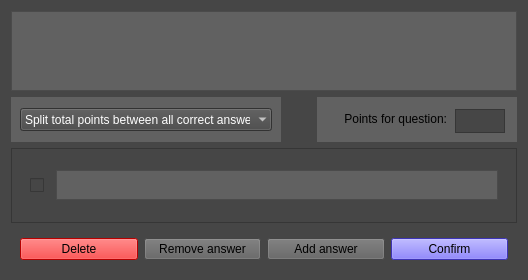
<?xml version="1.0" encoding="UTF-8"?>
<ui version="4.0">
 <class>Form</class>
 <widget class="QWidget" name="Form">
  <property name="geometry">
   <rect>
    <x>0</x>
    <y>0</y>
    <width>528</width>
    <height>280</height>
   </rect>
  </property>
  <property name="sizePolicy">
   <sizepolicy hsizetype="Minimum" vsizetype="Preferred">
    <horstretch>0</horstretch>
    <verstretch>0</verstretch>
   </sizepolicy>
  </property>
  <property name="minimumSize">
   <size>
    <width>0</width>
    <height>280</height>
   </size>
  </property>
  <property name="maximumSize">
   <size>
    <width>1500000</width>
    <height>1500000</height>
   </size>
  </property>
  <property name="windowTitle">
   <string>Form</string>
  </property>
  <property name="styleSheet">
   <string notr="true">background-color: rgb(70, 70, 70);
border-color: rgb(192, 192, 192);</string>
  </property>
  <layout class="QVBoxLayout" name="verticalLayout">
   <item>
    <layout class="QVBoxLayout" name="main_area">
     <item>
      <widget class="QTextEdit" name="textEdit">
       <property name="maximumSize">
        <size>
         <width>16777215</width>
         <height>80</height>
        </size>
       </property>
       <property name="styleSheet">
        <string notr="true">background-color: rgb(97, 97, 97);</string>
       </property>
       <property name="lineWidth">
        <number>0</number>
       </property>
      </widget>
     </item>
     <item>
      <layout class="QHBoxLayout" name="horizontalLayout_2">
       <item>
        <widget class="QWidget" name="widget_3" native="true">
         <property name="sizePolicy">
          <sizepolicy hsizetype="Expanding" vsizetype="Preferred">
           <horstretch>0</horstretch>
           <verstretch>0</verstretch>
          </sizepolicy>
         </property>
         <property name="minimumSize">
          <size>
           <width>270</width>
           <height>45</height>
          </size>
         </property>
         <property name="maximumSize">
          <size>
           <width>260</width>
           <height>45</height>
          </size>
         </property>
         <property name="styleSheet">
          <string notr="true">background-color: rgb(97, 97, 97);</string>
         </property>
         <layout class="QHBoxLayout" name="horizontalLayout">
          <item>
           <widget class="QComboBox" name="point_destribution">
            <property name="maximumSize">
             <size>
              <width>16777215</width>
              <height>23</height>
             </size>
            </property>
            <property name="font">
             <font>
              <pointsize>9</pointsize>
             </font>
            </property>
            <property name="styleSheet">
             <string notr="true">background-color: rgb(70, 70, 70);
color: rgb(255, 255, 255);</string>
            </property>
            <property name="frame">
             <bool>false</bool>
            </property>
            <item>
             <property name="text">
              <string>Split total points between all correct answers</string>
             </property>
            </item>
            <item>
             <property name="text">
              <string>Give all points for a single correct answer</string>
             </property>
            </item>
           </widget>
          </item>
         </layout>
        </widget>
       </item>
       <item>
        <spacer name="horizontalSpacer">
         <property name="orientation">
          <enum>Qt::Horizontal</enum>
         </property>
         <property name="sizeHint" stdset="0">
          <size>
           <width>10</width>
           <height>20</height>
          </size>
         </property>
        </spacer>
       </item>
       <item>
        <widget class="QWidget" name="widget_2" native="true">
         <property name="minimumSize">
          <size>
           <width>200</width>
           <height>45</height>
          </size>
         </property>
         <property name="maximumSize">
          <size>
           <width>0</width>
           <height>45</height>
          </size>
         </property>
         <property name="styleSheet">
          <string notr="true">background-color: rgb(97, 97, 97);</string>
         </property>
         <widget class="QLabel" name="label">
          <property name="geometry">
           <rect>
            <x>10</x>
            <y>10</y>
            <width>120</width>
            <height>24</height>
           </rect>
          </property>
          <property name="minimumSize">
           <size>
            <width>120</width>
            <height>24</height>
           </size>
          </property>
          <property name="maximumSize">
           <size>
            <width>120</width>
            <height>16777215</height>
           </size>
          </property>
          <property name="text">
           <string>Points for question:</string>
          </property>
          <property name="alignment">
           <set>Qt::AlignRight|Qt::AlignTrailing|Qt::AlignVCenter</set>
          </property>
         </widget>
         <widget class="QPlainTextEdit" name="total_points">
          <property name="geometry">
           <rect>
            <x>138</x>
            <y>12</y>
            <width>50</width>
            <height>24</height>
           </rect>
          </property>
          <property name="minimumSize">
           <size>
            <width>50</width>
            <height>24</height>
           </size>
          </property>
          <property name="maximumSize">
           <size>
            <width>50</width>
            <height>24</height>
           </size>
          </property>
          <property name="styleSheet">
           <string notr="true">background-color: rgb(70, 70, 70);
color: rgb(255, 255, 255);</string>
          </property>
          <property name="lineWidth">
           <number>0</number>
          </property>
          <property name="verticalScrollBarPolicy">
           <enum>Qt::ScrollBarAlwaysOff</enum>
          </property>
          <property name="horizontalScrollBarPolicy">
           <enum>Qt::ScrollBarAlwaysOff</enum>
          </property>
         </widget>
        </widget>
       </item>
      </layout>
     </item>
     <item>
      <widget class="QScrollArea" name="scrollArea">
       <property name="widgetResizable">
        <bool>true</bool>
       </property>
       <widget class="QWidget" name="scrollAreaWidgetContents">
        <property name="geometry">
         <rect>
          <x>0</x>
          <y>0</y>
          <width>485</width>
          <height>76</height>
         </rect>
        </property>
        <layout class="QVBoxLayout" name="verticalLayout_4">
         <item>
          <layout class="QVBoxLayout" name="answers_area">
           <item>
            <widget class="QWidget" name="answer_choice" native="true">
             <property name="minimumSize">
              <size>
               <width>0</width>
               <height>50</height>
              </size>
             </property>
             <property name="maximumSize">
              <size>
               <width>16777215</width>
               <height>50</height>
              </size>
             </property>
             <layout class="QHBoxLayout" name="horizontalLayout_3">
              <item>
               <widget class="QCheckBox" name="is_right">
                <property name="minimumSize">
                 <size>
                  <width>0</width>
                  <height>20</height>
                 </size>
                </property>
                <property name="text">
                 <string/>
                </property>
               </widget>
              </item>
              <item>
               <widget class="QPlainTextEdit" name="answer_choice_edit">
                <property name="minimumSize">
                 <size>
                  <width>0</width>
                  <height>20</height>
                 </size>
                </property>
                <property name="maximumSize">
                 <size>
                  <width>15000000</width>
                  <height>30</height>
                 </size>
                </property>
                <property name="sizeIncrement">
                 <size>
                  <width>0</width>
                  <height>0</height>
                 </size>
                </property>
                <property name="styleSheet">
                 <string notr="true">background-color: rgb(97, 97, 97);</string>
                </property>
                <property name="verticalScrollBarPolicy">
                 <enum>Qt::ScrollBarAlwaysOff</enum>
                </property>
               </widget>
              </item>
             </layout>
            </widget>
           </item>
          </layout>
         </item>
        </layout>
       </widget>
      </widget>
     </item>
    </layout>
   </item>
   <item>
    <widget class="QWidget" name="bottom_bar" native="true">
     <property name="minimumSize">
      <size>
       <width>0</width>
       <height>30</height>
      </size>
     </property>
     <layout class="QHBoxLayout" name="horizontalLayout_4">
      <item>
       <widget class="QPushButton" name="delete_button">
        <property name="styleSheet">
         <string notr="true">background-color: rgb(255, 0, 0);</string>
        </property>
        <property name="text">
         <string>Delete</string>
        </property>
       </widget>
      </item>
      <item>
       <widget class="QPushButton" name="remove_answer_button">
        <property name="styleSheet">
         <string notr="true">background-color: rgb(97, 97, 97);</string>
        </property>
        <property name="text">
         <string>Remove answer</string>
        </property>
       </widget>
      </item>
      <item>
       <widget class="QPushButton" name="add_answer_button">
        <property name="styleSheet">
         <string notr="true">background-color: rgb(97, 97, 97);</string>
        </property>
        <property name="text">
         <string>Add answer</string>
        </property>
       </widget>
      </item>
      <item>
       <widget class="QPushButton" name="validate_button">
        <property name="styleSheet">
         <string notr="true">background-color: rgb(86, 73, 255);</string>
        </property>
        <property name="text">
         <string>Confirm</string>
        </property>
       </widget>
      </item>
     </layout>
    </widget>
   </item>
  </layout>
 </widget>
 <resources/>
 <connections/>
</ui>
